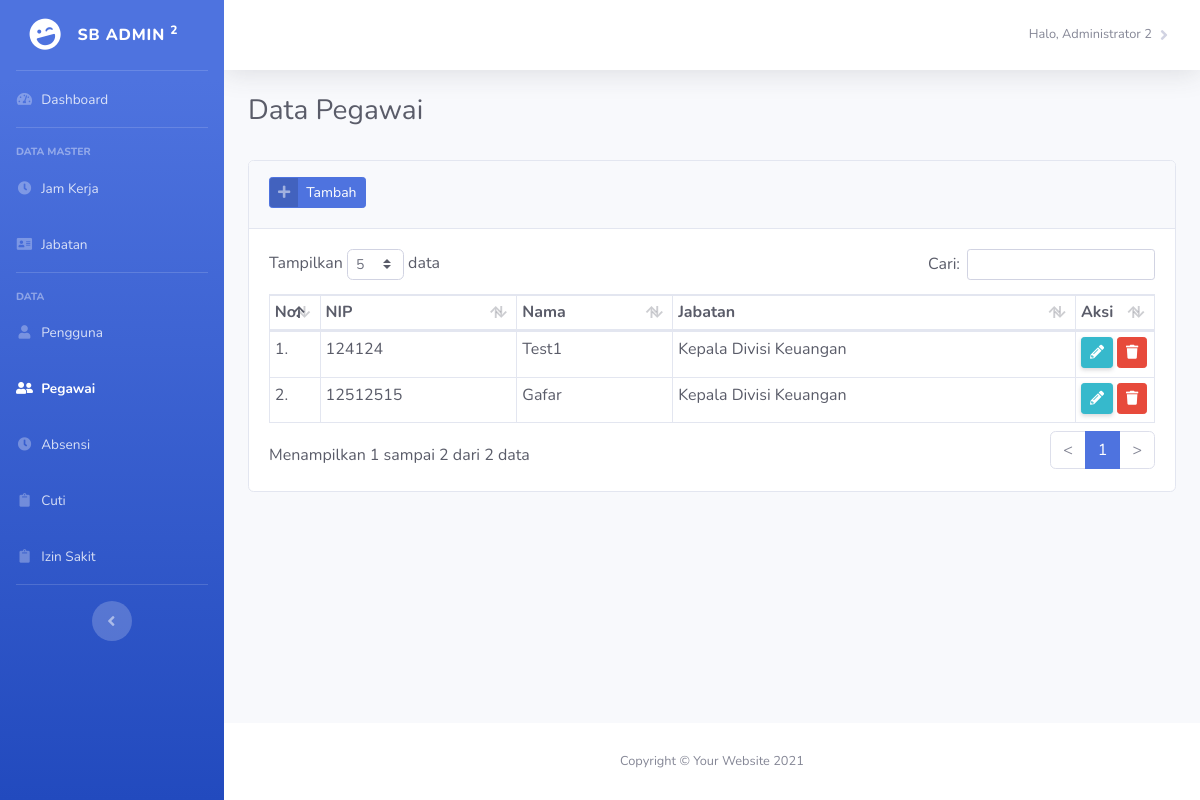
Before: /pegawai.php (signed in) with the older database file.
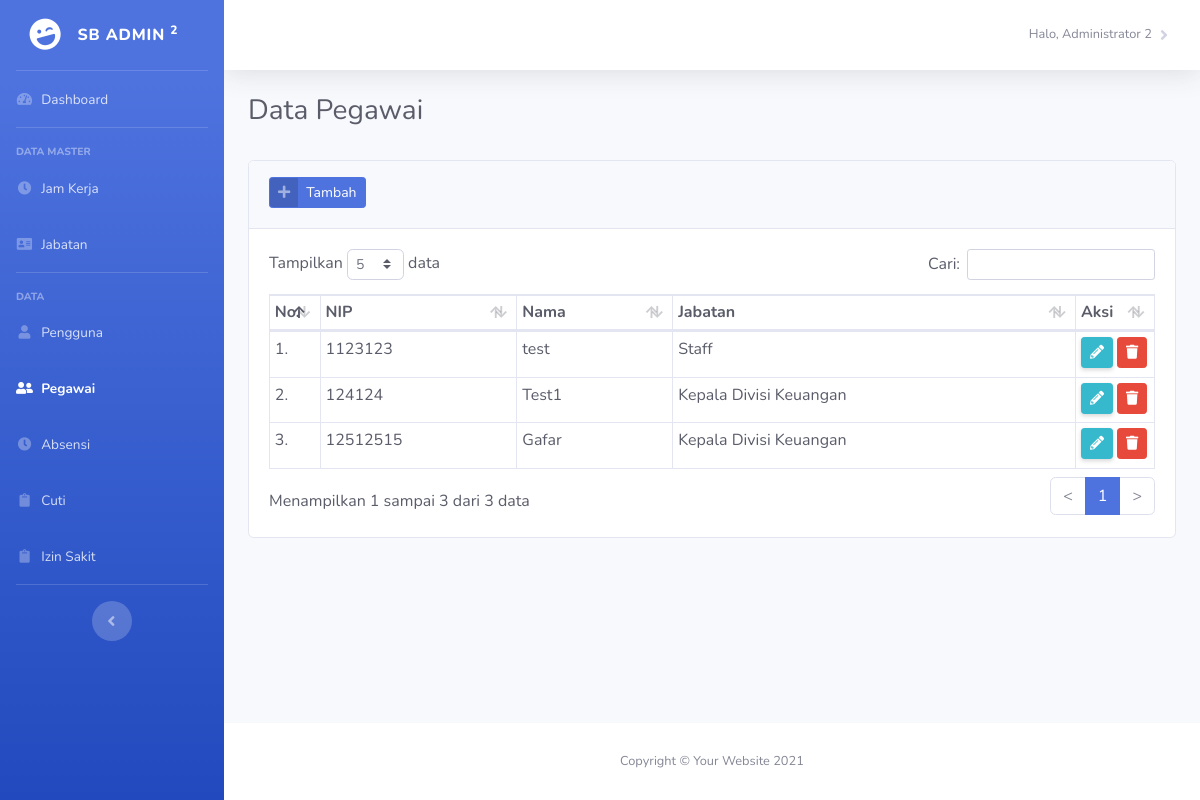
After: the same page with the newer database file.
### tables this page shows
CREATE TABLE `pegawai` (
  `id_pegawai` int(20) NOT NULL,
  `nama_pegawai` varchar(255) NOT NULL,
  `nip` varchar(255) NOT NULL,
  `id_jabatan` int(20) NOT NULL,
  `alamat` varchar(255) NOT NULL,
  `no_telp` int(20) NOT NULL,
  `id_pengguna` int(20) NOT NULL
);

CREATE TABLE `jabatan` (
  `id_jabatan` int(20) NOT NULL,
  `kode_jabatan` varchar(255) NOT NULL,
  `nama_jabatan` varchar(255) NOT NULL
);

### pegawai.php (the view, shortened to what this page needs)
<?php
    $koneksi = mysqli_connect("localhost","root","","db_absensi");
    $ambilUserLogin=mysqli_query($koneksi,"SELECT * from pengguna WHERE id_pengguna = $_SESSION[id_pengguna]");
    $userLogin=$ambilUserLogin->fetch_assoc();
    if ($userLogin['role'] != 'Admin'){
        echo "<script>alert('Anda tidak memilik akses');</script>";
        echo "<script>location='index.php';</script>";
    }else{
?>
<!DOCTYPE html>
<html lang="en">
<head>
    <?php
        include ('include/include-style.php');
    ?>
</head>
<body id="page-top">
    <div id="wrapper">
        <?php
            include('include/include-sidebar.php');
        ?>
        <div id="content-wrapper" class="d-flex flex-column">
            <div id="content">
                <?php
                    include('include/include-navbar.php');
                ?>
                <div class="container-fluid">
                    <div class="d-sm-flex align-items-center justify-content-between mb-4">
                        <h1 class="h3 text-dark">Data Pegawai</h1>
                    </div>
                    <div class="row text-dark mb-5">
                        <div class="col-md">
                            <div class="card">
                                <div class="card-header py-3">
                                    <a href="pegawai_tambah.php" class="btn btn-primary btn-icon-split btn-sm mb-1">
                                        <span class="icon text-white-50">
                                            <i class="fas fa-plus"></i>
                                        </span>
                                        <span class="text">Tambah</span>
                                    </a>
                                </div>
                                <div class="card-body">
                                    <div class="table-responsive">
                                        <table class="table table-bordered table-hover table-sm text-dark nowrap" width="100%" cellspacing="0" id="projecttable">
                                            <thead class="thead">
                                                <tr>
                                                    <th width=25px>No.</th>
                                                    <th>NIP</th>
                                                    <th>Nama</th>
                                                    <th>Jabatan</th>
                                                    <th width=53px>Aksi</th>
                                                </tr>
                                            </thead>
                                            <tbody>
                                            <?php
                                                $nomor=1;
                                                $sql="SELECT pegawai.id_pegawai AS id_pegawai, pegawai.nama_pegawai AS nama_pegawai, pegawai.nip AS nip, pegawai.alamat AS alamat, pegawai.no_telp AS no_telp, jabatan.nama_jabatan AS nama_jabatan FROM pegawai JOIN jabatan ON pegawai.id_jabatan = jabatan.id_jabatan ORDER BY id_pegawai DESC";
                                                $ambil=mysqli_query($koneksi,$sql);
                                                while($pegawai=$ambil->fetch_assoc()){
                                            ?>
                                                <tr>
                                                <td><?php echo $nomor++ ?>.</td>
                                                    <td><?php echo $pegawai['nip'] ?></td>
                                                    <td><?php echo $pegawai['nama_pegawai'] ?></td>
                                                    <td><?php echo $pegawai['nama_jabatan'] ?></td>
                                                    <td>
                                                        <a href="pegawai_ubah.php?id=<?php echo $pegawai['id_pegawai'];?>" class="btn btn-sm btn-info shadow-sm mb-1"><i class="fa fa-pencil-alt"></i></a>
                                                        <a href="pegawai_hapus.php?id=<?php echo $pegawai['id_pegawai'];?>" class="btn btn-sm btn-danger mb-1 delete-confirm"><i class="fa fa-trash"></i></a>
                                                    </td>
                                                </tr>
                                            <?php
                                                }
                                            ?>
                                            </tbody>
                                        </table>
                                    </div>
                                </div>
                            </div>
                        </div>
                    </div>
                </div>
            </div>
            <?php
                include('include/include-footer.php')
            ?>
        </div>
    </div>
</body>
</html>
<?php
    }
?>

Changed rows visible on the page:
added pegawai: nip "1123123", nama_pegawai "test", id_jabatan.nama_jabatan "Staff"
Other visible differences:
text written by a page script: "Tampilkan data Cari: Menampilkan 1 sampai 2 dari 2 data < 1 >" → "Tampilkan data Cari: Menampilkan 1 sampai 3 dari 3 data < 1 >"
